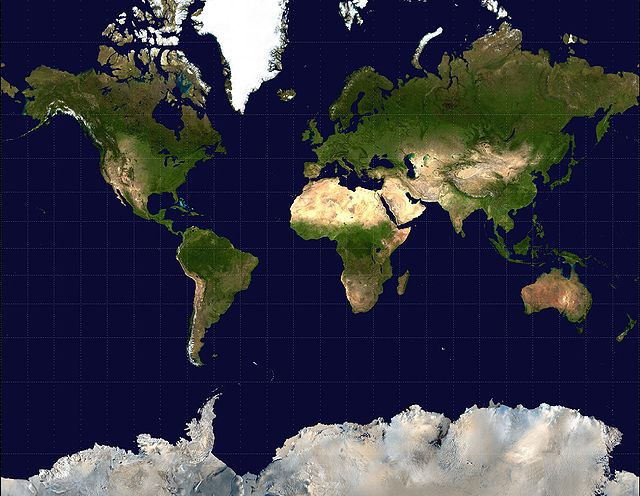
#> input picture MproMap.png, 640 x 496 px
$ python transform.py
#> lines starting #> are read from the running program, lines starting #| are printed output that depends on the picture; long printed decimals are rounded
from colorama import Fore, init, Style
from PIL import Image
from typing import Tuple
import os, requests, time, math

def lat_lon_to_mercator(lat, lon, map_width, map_height) -> Tuple[int, int]:    # lat lon
    longitude_rad = lon * math.pi / 180
    latitude_rad = lat * math.pi / 180

    # calculate longitude scale, it ranges from -pi to +pi radians, so we need to / 2pi to get the scale factor ranging from 0 to 1
    x_scale = map_width / 2 / math.pi

    # Mercator projection stretches north-south, theoretically ranges from -infinity to +infinity, so we need to dynamic scale it to try to get the relative correct range from 0 to 1
    # Too far north or south and the map distorts, Google Map supports up to 85 degrees north and south
    min_lat = -85 * math.pi / 180
    max_lat = 85 * math.pi / 180

    min_mercator = math.log(math.tan((math.pi / 4) + (min_lat / 2)))
    max_mercator = math.log(math.tan((math.pi / 4) + (max_lat / 2)))

    y_scale = map_height / (max_mercator - min_mercator)
    # y_scale = map_height / 2 / math.pi

    x = map_width / 2 + x_scale * longitude_rad
    print(y_scale * (math.log(math.tan((math.pi / 4) + (latitude_rad / 2)))))
    y = map_height / 2 - y_scale * (math.log(math.tan((math.pi / 4) + (latitude_rad / 2))))
    # print(y_scale * math.log((1 + math.sin(latitude_rad)) / (1 - math.sin(latitude_rad))))
    # y = map_height / 2 - y_scale * math.log((1 + math.sin(latitude_rad)) / (1 - math.sin(latitude_rad)))
    print('y_scale: ',y_scale)

    return int(y), int(x)

init(autoreset=True)
# TW
LAT = 25.02
LON = 121.52

# [23 lines of commented-out code are left out]
img = Image.open("MproMap.png")
#> img is the input picture: PIL image 640x496 RGB; mean R, G, B 55.5, 55.6, 69.2
# img = Image.open("map.gif")

width, height = img.size
#> width = 640; height = 496
ratio = height / width
#> ratio = 0.775

map_width = 420
map_height = int(ratio * map_width * 0.45)
#> map_height = 146
print('map size: ', map_height, map_width)
#| map size:  146 420
# map_height = 180
img = img.resize((map_width, int(map_height)))
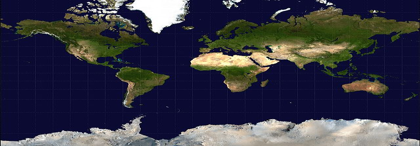
#> img: PIL image 420x146 RGB; mean R, G, B 55.5, 55.6, 69.2

img = img.convert('L')
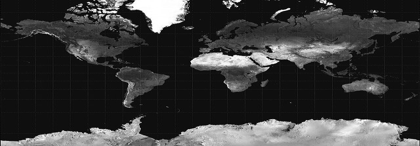
#> img: PIL image 420x146 L; min 2, max 255, mean 57.1
pixels = img.getdata()

# Convert pixels to ascii
ascii_str = ''
for pixel_value in pixels:
    ascii_str += ' .,*aY=#+PA%BDJ@'[pixel_value // 17]  # pixel value 0-255
#> this loop made 61320 passes
#> (pixel_value, ascii_str) on passes 1 to 3: (13, ' '), (16, '  '), (15, '   ')
#@JDB%AP+#=Ya*,.

# Convert the string to a 2D array (lat, lon)
ascii_img = []
for i in range(0, len(ascii_str), map_width):
    ascii_img.append([Fore.LIGHTBLACK_EX + char + Style.RESET_ALL for char in ascii_str[i:i+map_width]])
#> this loop made 146 passes
#> i on passes 2 to 13: 420, 840, 1260, 1680, 2100, 2520, 2940, 3360, 3780, 4200, 4620, 5040
#> after the loop, ascii_img = 146 items

x, y = lat_lon_to_mercator(LAT, LON, map_width, map_height)
#| 10.520
#| y_scale:  23.313
#> x = 62; y = 351
# x, y = map_height - int(LAT + 90 % 180), int(LON + 180 % 360)
print(LAT, LON)
print(x, y)
#| 62 351


# [9 lines of commented-out code are left out]
for row in ascii_img:
    print(''.join(row))
#> this loop made 146 passes
#> (printed output is left out)

$ run again, with map.png copied over MproMap.png
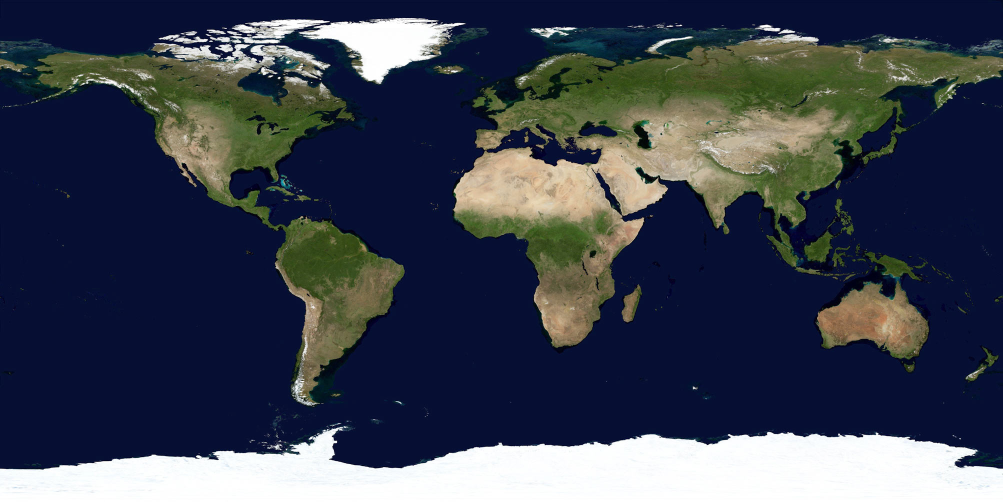
#> input picture map.png, 2005 x 1003 px (shown at 1/2 size)
#> img is the input picture: PIL image 2005x1003 RGB; mean R, G, B 59.6, 66, 80.2
#| map size:  94 420
#> `img = img.resize((map_width, int(map_height)))`:
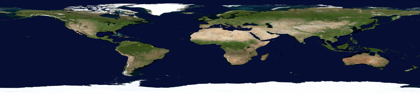
#> img: PIL image 420x94 RGB; mean R, G, B 59.6, 66, 80.2
#> `img = img.convert('L')`:
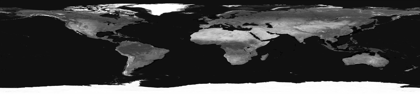
#> img: PIL image 420x94 L; min 1, max 255, mean 65.8
#> the loop `for pixel_value in pixels:` made 39480 passes
#> (pixel_value, ascii_str) on passes 1 to 3: (15, ' '), (16, '  '), (16, '   ')
#> the loop `for i in range(0, len(ascii_str), map_width):` made 94 passes
#> i on passes 2 to 9: 420, 840, 1260, 1680, 2100, 2520, 2940, 3360
#> after the loop `for i in range(0, len(ascii_str), map_width):`: ascii_img = 94 items
#| 6.773
#| y_scale:  15.010
#| 40 351
#> the loop `for row in ascii_img:` made 94 passes
#> (printed output is left out)
